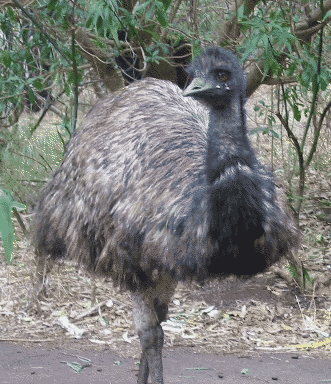
%> input picture Chapter4/emu.tif, 331 x 384 px
$ octave --eval "homework02_04_main;"   (GNU Octave 9; MATLAB toolbox functions it lacks are replaced by stand-ins)
%> lines starting %> are read from the running program, lines starting %| are printed output that depends on the picture; in (x1, y1, x2, y2) boxes, pixels count from 0 and x2, y2 are one past the last pixel; in counts of white or black regions, pixels touching at a corner belong together; the program's own positions count from 1
### Chapter4/imhisteq_func.m
function result = imhisteq_func(x)

%
% This function returns equalized pdf of image.
%
% Author : Yoonjae, Cho
% Email  : yoonjae.cho92@gmail.com
% Github : https://github.com/yoon-jae
%

[h, w] = size(x);
p = zeros(256);

for i = 1:h
    for j = 1:w
        if x(i,j) ~= 0
            p(x(i,j)) = p(x(i,j)) + 1;
        end
    end
end

c = imcdf(x);
T = round(255 * c);
eq_hist = zeros(256);

for i = 1:256
    if T(i) == 0
        continue;
    end
    eq_hist(T(i)) = eq_hist(T(i)) + p(i);
end

result = eq_hist;

### Chapter4/impdf.m
function result = impdf(x)

%
% This function returns probablity distribution of image.
%
% Author : Yoonjae, Cho
% Email  : yoonjae.cho92@gmail.com
% Github : https://github.com/yoon-jae
%

[h, w] = size(x);
p = zeros(256);

for i = 1:h
    for j = 1:w
        p(x(i,j)) = p(x(i,j)) + 1;
    end
end

p = p / (h * w);
figure, plot(0:255, p);
result = p;

### Chapter4/imcdf.m
function result = imcdf(x)

%
% This function returns cumulative distribution of image.
%
% Author : Yoonjae, Cho
% Email  : yoonjae.cho92@gmail.com
% Github : https://github.com/yoon-jae
%

p = impdf(x);
% [10 lines of commented-out code are left out]

c = zeros(256);
c(1) = p(1);

for i = 2:256
    c(i) = c(i-1) + p(i);
end

plot(0:255, c);
result = c;

### Chapter4/homework02_04_main.m
function homework02_04_main

%
% This function returns homework02_04 : Equalized pdf, image, T(r).
%
% Author : Yoonjae, Cho
% Email  : yoonjae.cho92@gmail.com
% Github : https://github.com/yoon-jae
%


% Exercise 7

in4_1 = [12 6 5 13 14 14 16 15;
         11 10 8 5 8 11 14 14;
         9 8 3 4 7 12 18 19;
         10 7 4 2 10 12 13 17;
         16 9 13 13 16 19 19 17;
         12 10 14 15 18 18 16 14;
         11 8 10 12 14 13 14 15;
         8 6 3 7 9 11 12 12];

[h, w] = size(in4_1);

p = zeros(256);

for i = 1:h
    for j = 1:w
        p(in4_1(i,j)) = p(in4_1(i,j)) + 1;
    end
end

p = p / (h * w);

c = zeros(256);
c(1) = p(1);

for i = 2:256
    c(i) = c(i-1) + p(i);
end
T = round((255) * c);

eq_img = zeros(h, w);

for i = 1:h
    for j = 1:w
        eq_img(i,j) = T(in4_1(i,j));
    end
end


hf = figure;

ha = subplot(3,2,1);
pos = get(ha,'Position');
un = get(ha,'Units');
delete(ha);
t = uitable('Units', un, 'Position', pos);
set(t, 'Data', in4_1, 'ColumnWidth', {25}, 'Position', pos);

subplot(3,2,2);
plot(0:255, p);
title("Original image's pdf");

ha = subplot(3,2,3);
pos = get(ha,'Position');
un = get(ha,'Units');
delete(ha);
t = uitable('Units', un, 'Position', pos);
set(t, 'Data', eq_img, 'ColumnWidth', {25});
%> figure, not shown here; curve peaks at x = 13, y = 0.125

out4_1 = imhisteq_func(in4_1);
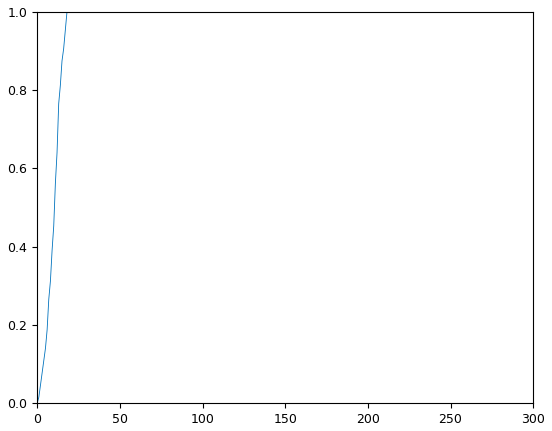
%> figure redrawn from the program's plot data; curve peaks at x = 18, y = 1
out4_1 = out4_1 / (h*w);
subplot(3,2,4);
plot(0:255, out4_1);
title("Equalized image's pdf");

subplot(3,2,6);
plot(0:255, T);
title("s = T(r)");
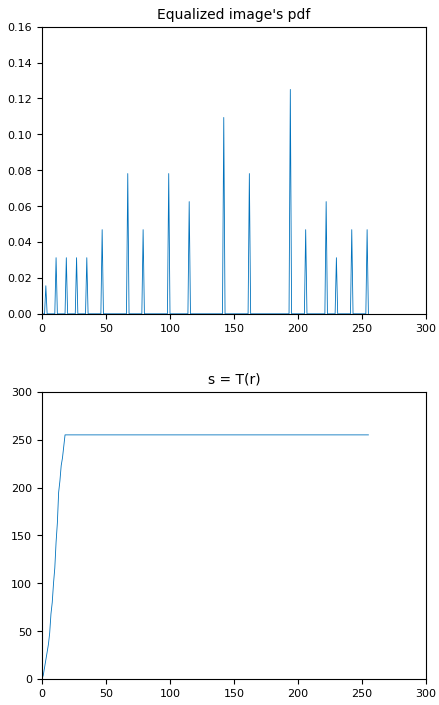
%> figure redrawn from the program's plot data, 2 panels; panel 1: curve peaks at x = 194, y = 0.125; panel 2: curve peaks at x = 18, y = 255


% Excersice 9


[in4_2, map] = imread('emu.tif');
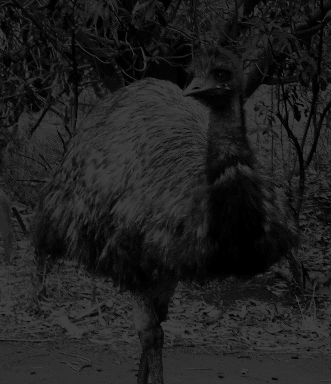
%> in4_2: size 384x331 uint8; min 0, max 63, mean 31.6
%> map = 256 rows, first 12: [0.122 0.122 0.141; 0.18 0.255 0.173; 0.22 0.345 0.18; 0.161 0.176 0.192; 0.243 0.247 0.192; 0.212 0.196 0.2; 0.263 0.259 0.255; 0.22 0.243 0.259; 0.294 0.282 0.263; 0.247 0.361 0.263; 0.325 0.435 0.275; 0.333 0.306 0.278]
map = rgb2gray(map);
%> map = 256 values, max 0.939 at index 64, min 0 at index 65, mean 0.126

[h, w] = size(in4_2);
%> h = 384; w = 331
p = zeros(256);

for i = 1:h
    for j = 1:w
        if in4_2(i,j) == 0
            p(1) = p(1) + 1;
        else
            p(in4_2(i,j)) = p(in4_2(i,j)) + 1;
        end
    end
end
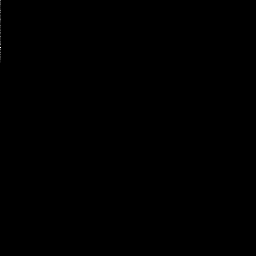
%> p: size 256x256 double; min 0, max 8943, mean 1.9; drawn with min black and max white

p = p / (h * w);

c = zeros(256);
c(1) = p(1);
%> c: size 256x256 double; values 0 (black) and 0.0339 (white), 0% white in thin lines or dots, all inside (x1, y1, x2, y2) = (0, 0, 1, 1)

for i = 2:255
    c(i) = c(i-1) + p(i);
end
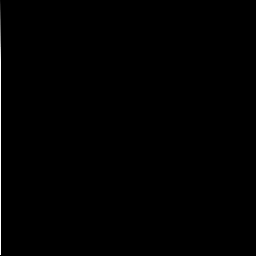
%> c: size 256x256 double; min 0, max 1, mean 0.00342
T = round(255 * c);

eq_img = zeros(h, w);

for i = 1:h
    for j = 1:w
        if in4_2(i,j) ~= 0
            eq_img(i,j) = T(in4_2(i,j));
        end
    end
end
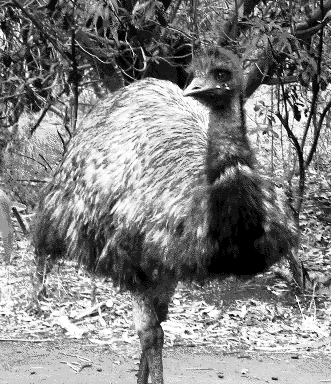
%> eq_img: size 384x331 double; min 0, max 255, mean 130.2


hf = figure;

ha = subplot(3,2,1);
imshow(in4_2);
title("Original image");

subplot(3,2,2);
plot(0:255, p);
title("Original image's pdf");

ha = subplot(3,2,3);
imshow(uint8(eq_img));
title("Equalized image");
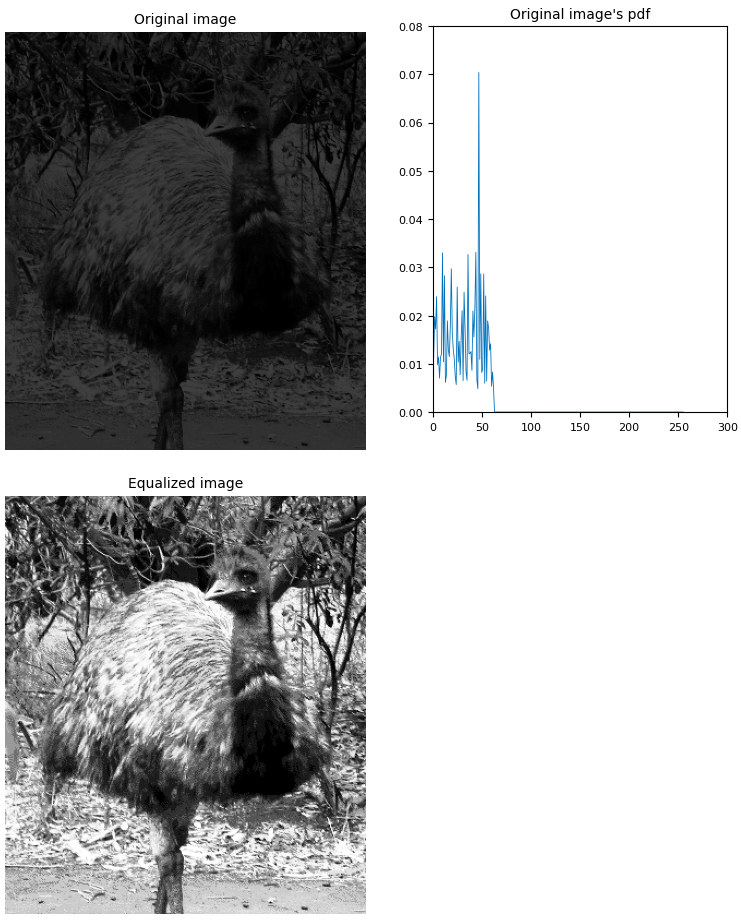
%> figure redrawn from the program's plot data, 3 panels

out4_2 = imhisteq_func(in4_2);
%> the run ends on the next line
subplot(3,2,4);
out4_2 = out4_2 / (h*w);
plot(0:255, out4_2);
title("Equalized image's pdf");

subplot(3,2,6);
plot(0:255, T);
title("s = T(r)");

$ run again, with Chapter4/cameraman.tif copied over Chapter4/emu.tif
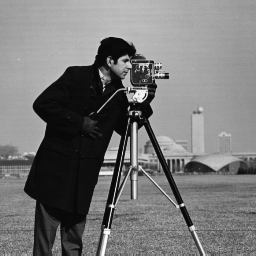
%> input picture Chapter4/cameraman.tif, 256 x 256 px
%> in homework02_04_main, in4_2 is the input picture: size 256x256 uint8; min 7, max 253, mean 118.7
%> map = []
%> after the loop in homework02_04_main, `for i = 1:h`:
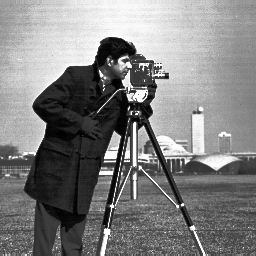
%> eq_img: size 256x256 double; min 0, max 255, mean 128.8
%> `homework02_04_main;`:
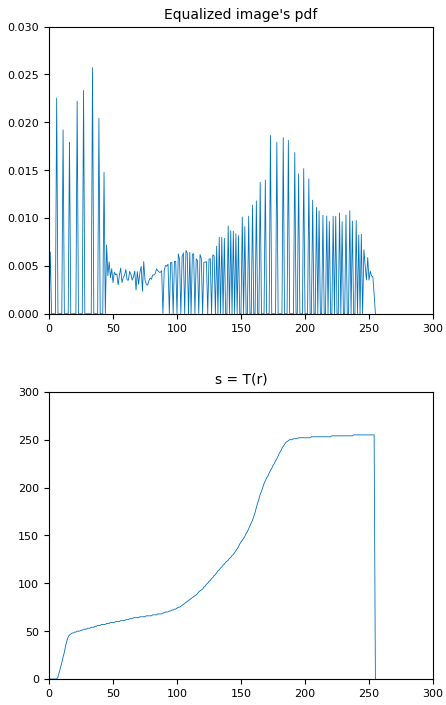
%> figure redrawn from the program's plot data, 2 panels; panel 1: curve peaks at x = 34, y = 0.0257; panel 2: curve peaks at x = 238, y = 255
